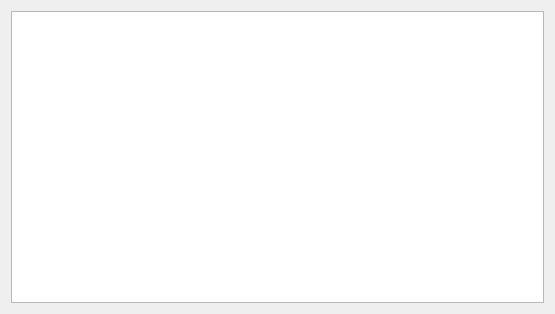
<?xml version="1.0" encoding="UTF-8"?>
<ui version="4.0">
 <class>StringTableEditor</class>
 <widget class="QWidget" name="StringTableEditor">
  <property name="geometry">
   <rect>
    <x>0</x>
    <y>0</y>
    <width>555</width>
    <height>314</height>
   </rect>
  </property>
  <property name="windowTitle">
   <string>Sound player</string>
  </property>
  <property name="floating" stdset="0">
   <bool>true</bool>
  </property>
  <layout class="QVBoxLayout" name="verticalLayout">
   <property name="spacing">
    <number>2</number>
   </property>
   <item>
    <widget class="QTreeView" name="treeView">
     <property name="sortingEnabled">
      <bool>true</bool>
     </property>
     <property name="allColumnsShowFocus">
      <bool>true</bool>
     </property>
    </widget>
   </item>
  </layout>
 </widget>
 <layoutdefault spacing="6" margin="11"/>
 <resources>
  <include location="../../Shared/Resources/icons.qrc"/>
 </resources>
 <connections/>
</ui>
